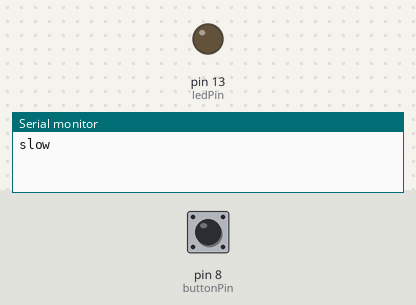
The sketch below on a simulated Arduino Uno, built with avr-gcc and run on an emulated ATmega328P. Parts: output pins drawn as LEDs (lit = HIGH), the last lines printed to the serial monitor. Dashed ring = blinking. The inputs (shaded band) are chosen by the test bench; at power-on: pin 8 (buttonPin) LOW.

Above: at 0.1 s.
At 1.2 s:
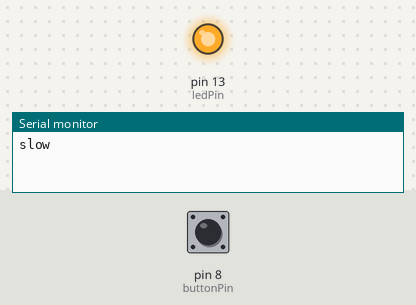
1.3 s: pin 8 (buttonPin) pulled HIGH for 0.15 s
4.3 s: pin 8 (buttonPin) pulled HIGH for 1 s
At 6.7 s:
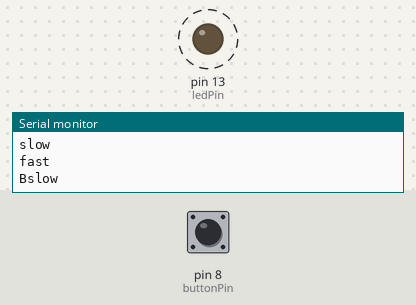
Timing chart, 0 to 13.3 s (numbered marks = the images above; inputs shaded):
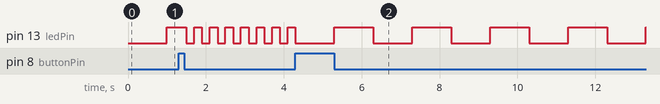

Measured:
- after the input at 4.3 s, pin 13 (ledPin): alternates HIGH for 1.0 s and LOW for 1.0 s, starting after 1.0 s
- by itself, pin 13 (ledPin): alternates HIGH for 0.20 s and LOW for 0.20 s

The sketch:

LA4_step5_state_diagram_TegranGrigorian.ino
```cpp
/*********************************************************************************************************
Student: Tegran Grigorian
Course: EGR185-401

Date: 2/5/2025
Assignment: Serial Communication Project
Instructor: Beniam Tewolde
Description: this program will toggle between a fast led blinking state and a slow led blinking state by using
arduino clock
*******************************************************************************************************************
*/
//ports
const int ledPin = 13;
const int buttonPin = 8;

//led state
enum State {
  SLOW,
  FAST
};

//le varibles
State currentState = SLOW;
bool currentButton = false;
bool lastButton = false;
unsigned long oldTime = 0;
bool ledState = LOW;

void setup() {
  pinMode(ledPin, OUTPUT);
  pinMode(buttonPin, INPUT);
  Serial.begin(9600);
  Serial.println("slow");
}

void loop() {

  bool currentButton = digitalRead(buttonPin);

  if (currentButton == HIGH && lastButton == LOW) {  // toggle the state

    if (currentState == SLOW) {
      currentState = FAST;
      Serial.println("fast");
    } else {
      currentState = SLOW;
      Serial.println("Bslow");
    }
    delay(200);  //optionales because it would freak out sometimes
  }

  lastButton = currentButton;

  switch (currentState) {
    case SLOW:
      led(1000);
      break;

    case FAST:
      led(200);
      break;
  }
}

//no allowed to use delay
void led(int interval) {
  unsigned long current = millis();


  if (current - oldTime >= interval) {
    oldTime = current;

    ledState = !ledState;
    digitalWrite(ledPin, ledState);
  }
}
```
